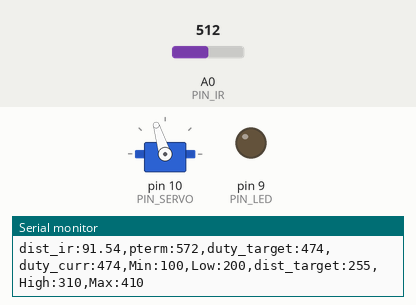
Bench run of a sketch on a simulated Arduino Uno, built with avr-gcc and run on an emulated ATmega328P. Shown: servo, output pins drawn as LEDs (lit = HIGH), the last lines printed to the serial monitor. Inputs (shaded band) come from the test bench; at power-on: A0 (PIN_IR) = 512.

Above: at 1.2 s.
1.3 s: A0 (PIN_IR) set to 0
At 2.2 s:
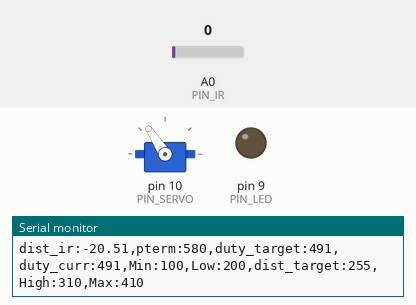
3.0 s: A0 (PIN_IR) set to 122
At 4.5 s:
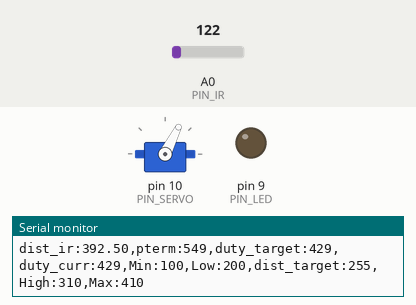
4.8 s: A0 (PIN_IR) set to 306
At 5.6 s:
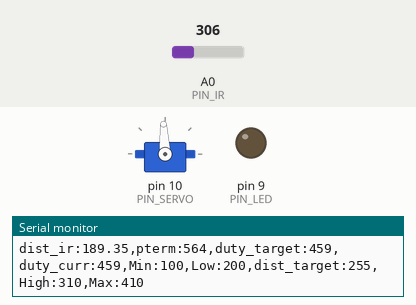
Timing chart, 0 to 7.8 s (numbered marks = the images above; inputs shaded):
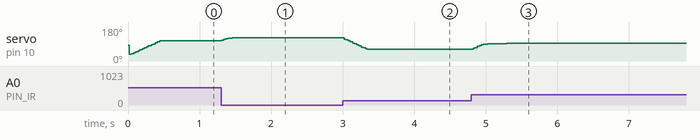

Measured:
- after the input at 1.3 s, servo on pin 10 (PIN_SERVO): 107° → 122° at once, → 123° 0.24 s later
- after the input at 3.0 s, servo on pin 10 (PIN_SERVO): moves from 123° to 63° over 0.32 s, starting at once
- after the input at 4.8 s, servo on pin 10 (PIN_SERVO): moves from 63° to 93° over 0.47 s, starting at once

The sketch:

pCode.ino
```cpp
#include <Servo.h>

/////////////////////////////
// Configurable parameters //
/////////////////////////////

//noise_filter 제거위한 코드 가져옴
#define _INTERVAL_DIST 30  // DELAY_MICROS * samples_num^2 의 값이 최종 거리측정 인터벌. 넉넉하게 30ms
#define DELAY_MICROS  1500 // 필터에 넣을 샘플값을 측정하는 딜레이(고정값)
#define EMA_ALPHA 0.35     // EMA 필터 값을 결정하는 ALPHA 값. 작성자가 생각하는 최적값
float ema_dist=0;            // EMA 필터에 사용할 변수
float filtered_dist;       // 최종 측정된 거리값을 넣을 변수. loop()안에 filtered_dist = filtered_ir_distance(); 형태로 사용
float samples_num = 3;     // 스파이크 제거를 위한 부분필터에 샘플 3개로 충분


// Arduino pin assignment
#define PIN_LED 9                            //  LED를 아두이노의 GPIO 9번 핀에 연결
#define PIN_SERVO 10    // 서보모터를 아두이노의 10번 핀에 연결
#define PIN_IR A0     // IR센서를 아두이노의 A0 핀에 연결

// Framework setting
#define _DIST_TARGET 255  //목표로 하는 탁구공 중심 위치까지 거리255mm로 고정

// 측정범위 제한
#define _DIST_MIN 50                       // 최소 측정 거리 50mm로 고정
#define _DIST_MAX 410   // 측정 거리의 최댓값를 410mm로 설정

// Distance sensor
//#define _DIST_ALPHA 0.0  // ema 필터의 alpha 값을 0.0으로 설정

// Servo range
#define _DUTY_MIN 800     //서보의 가동 최소 각도
#define _DUTY_NEU 1400        //servo neutral position (90 degree)
#define _DUTY_MAX 1900                // 서보의 최대 가동 각도
#define _POS_START (_DUTY_MIN + 100)


// Servo speed control
#define _SERVO_ANGLE 30   // 서보의 각도(30º)
#define _SERVO_SPEED 50             //  서보 속도를 30으로 설정
// float _SERVO_SPEED = 30;
//_SERVO_SPEED 30

// Event periods
#define _INTERVAL_SERVO 20 // 서보를 20ms마다 조작하기
#define _INTERVAL_SERIAL 100  //  시리얼 0.1초 마다 업데이트

// PID parameters
#define _KP 1.5       //  비례상수 설정
#define _KI 0
#define _KD 0


//////////////////////
// global variables //
//////////////////////

// Servo instance
Servo myservo;  //  Servo를 제어할 Object를 생성
// Distance sensor
float dist_target; // location to send the ball
float dist_raw, dist_ema;    // 실제 거리측정값과 ema필터를 적용한 값을 저장할 변수

// Event periods
unsigned long last_sampling_time_dist, last_sampling_time_servo, last_sampling_time_serial; //  거리, 서보, 시리얼에 대한 마지막 샘플링 시간을 나타내는 변수
bool event_dist, event_servo, event_serial; // 거리센서, 서보, 시리얼 모니터의 발생을 지시하는 변수


// Servo speed control
int duty_chg_per_interval;    // 주기동안 duty 변화량 변수
int duty_target, duty_curr;    // 보의 목표위치와 서보에 실제로 입력할 위치
int duty_neutral;

// PID variables
float error_curr, error_prev, control, pterm, dterm, iterm; //  비례 제어를 위한 전에 측정한 오차, 새로 측정한 오차 값, 비례항, 적분항, 미분항 변수


// IR sensor calibraton

const float coE[] = {-0.0000006, -0.0005827, 1.2521237, -20.5099941};
float x;

unsigned long time_curr;
unsigned long time_end;

unsigned long time_prev;
unsigned long dt;


/////////////////////////////////////////////////////////////////////////////////////////////////////////////////////////////////
void setup() {
// initialize GPIO pins for LED and attach servo

  pinMode(PIN_LED, OUTPUT);  // LED 핀 설정
  myservo.attach(PIN_SERVO);  // Servo 핀 설정
// initialize global variables
  last_sampling_time_dist = last_sampling_time_servo = last_sampling_time_serial = 0; //  샘플링 시각 기록 변수 초기화
  event_dist = event_servo = event_serial = false;  //  이벤트 bool값 초기화
  dist_target = _DIST_TARGET; // 목표지점 변수 초기화

  duty_target = duty_curr = _POS_START;

// move servo to neutral position
  myservo.writeMicroseconds(_DUTY_NEU); //서보를 중간으로 이동
// initialize serial port
    Serial.begin(57600);                          //  57600 보드레이트로 아두이노와 통신
// convert angle speed into duty change per interval.
  duty_chg_per_interval = (_DUTY_MAX - _DUTY_MIN) * (float(_SERVO_SPEED) /  float(_SERVO_ANGLE)) * (float(_INTERVAL_SERVO) / 1000.0);   // 서보의 각속도를 원하는 Angle로 나누어 interval을 설정

  Serial.print("duty_chg_per_interval");
  Serial.println(duty_chg_per_interval);

}


/////////////////////////////////////////////////////////////////////////////////////////////////////////////////////////
void loop() {
/////////////////////
// Event generator // 설정된 주기마다 이벤트 생성
/////////////////////

duty_neutral = _DUTY_NEU;

time_curr = millis();
  if(time_curr >= last_sampling_time_dist + _INTERVAL_DIST) {
        last_sampling_time_dist += _INTERVAL_DIST;
        event_dist = true;
  }
  if(time_curr >= last_sampling_time_servo + _INTERVAL_SERVO) {
        last_sampling_time_servo += _INTERVAL_SERVO;
        event_servo = true;
  }
  if(time_curr >= last_sampling_time_serial + _INTERVAL_SERIAL) {
        last_sampling_time_serial += _INTERVAL_SERIAL;
        event_serial = true;
  }
time_end = millis();
////////////////////
// Event handlers //
////////////////////

  if(event_dist) {
     event_dist = false;
  // get a distance reading from the distance sensor

      // 거리센서 필터 적용 값
      x = ir_distance_filtered();
      dist_raw = coE[0] * pow(x, 3) + coE[1] * pow(x, 2) + coE[2] * x + coE[3];


  // P control logic
    dt = time_end - time_curr;
    error_curr = _DIST_TARGET - dist_raw; // [3158] 목표값 에서 현재값을 뺀 값이 오차값
    pterm = _KP*error_curr;
//    iterm += _KI*error_curr*dt;
//    dterm = _KD*(error_curr-error_prev)/dt;

    error_prev = error_curr;
    time_prev = time_curr;

    control = pterm + iterm + dterm;


   //duty_target = f(duty_neutral, control
     duty_target = duty_neutral + control;

  // keep duty_target value within the range of [_DUTY_MIN, _DUTY_MAX]
    if (duty_target < _DUTY_MIN) {
      duty_target = _DUTY_MIN;  // duty_target < _DUTY_MIN 일 때 duty_target 를 _DUTY_MIN 로 고정
    }
    else if (duty_target > _DUTY_MAX) {
       duty_target = _DUTY_MAX; // duty_target > _DUTY_MAX 일 때 duty_target 를 _DUTY_MAX 로 고정
    }     //  (_DUTY_MIN, _DUTY_MAX) 로 서보의 가동범위를 고정하기 위한 최소한의 안전장치
 }

  if(event_servo) {
    event_servo = false; // [3153] servo EventHandler Ticket -> false
    // adjust duty_curr toward duty_target by duty_chg_per_interval
    if(duty_target > duty_curr) {
      duty_curr += duty_chg_per_interval;
      if(duty_curr > duty_target) duty_curr = duty_target;
    }
    else {
      duty_curr -= duty_chg_per_interval;
      if(duty_curr < duty_target) duty_curr = duty_target;
    }       // 서보가 현재위치에서 목표위치에 도달할 때까지 duty_chg_per_interval값 마다 움직임(duty_curr에 duty_chg_per_interval값 더하고 빼줌)

    // update servo position
    myservo.writeMicroseconds(duty_curr);   // 위에서 바뀐 현재위치 값을 갱신
  }


  if(event_serial) {
    event_serial = false; // serial EventHandler Ticket -> false
    Serial.print("dist_ir:");
    Serial.print(dist_raw);
    Serial.print(",pterm:");
    Serial.print(map(pterm,-1000,1000,510,610));
    Serial.print(",duty_target:");
    Serial.print(map(duty_target,1000,2000,410,510));
    Serial.print(",duty_curr:");
    Serial.print(map(duty_curr,1000,2000,410,510));
    Serial.println(",Min:100,Low:200,dist_target:255,High:310,Max:410");
}


}

float ir_distance(void){ // return value unit: mm
  float val;
  float volt = float(analogRead(PIN_IR));
  val = ((6762.0/(volt-9.0))-4.0) * 10.0;
  return val;       //   적외선 센서를 통해 거리를 return
}

///////////////////// noise_filter 코드
float under_noise_filter(void){ // 아래로 떨어지는 형태의 스파이크를 제거해주는 필터
  int currReading;
  int largestReading = 0;
  for (int i = 0; i < samples_num; i++) {
    currReading = ir_distance();
    if (currReading > largestReading) { largestReading = currReading; }
    // Delay a short time before taking another reading
    delayMicroseconds(DELAY_MICROS);
  }
  return largestReading;
}

float ir_distance_filtered(void) { // return value unit: mm

  // 아래로 떨어지는 형태의 스파이크를 제거 후, 위로 치솟는 스파이크를 제거하고 EMA필터를 적용
  // under_noise_filter를 통과한 값을 upper_nosie_filter에 넣어 최종값 생성
  int currReading;
  int lowestReading = 1024;
  for (int i = 0; i < samples_num; i++) {
    currReading = under_noise_filter();
    if (currReading < lowestReading) { lowestReading = currReading; }
  }
  // eam 필터 추가
  ema_dist = EMA_ALPHA*lowestReading + (1-EMA_ALPHA)*ema_dist;
  return ema_dist;
}
```
